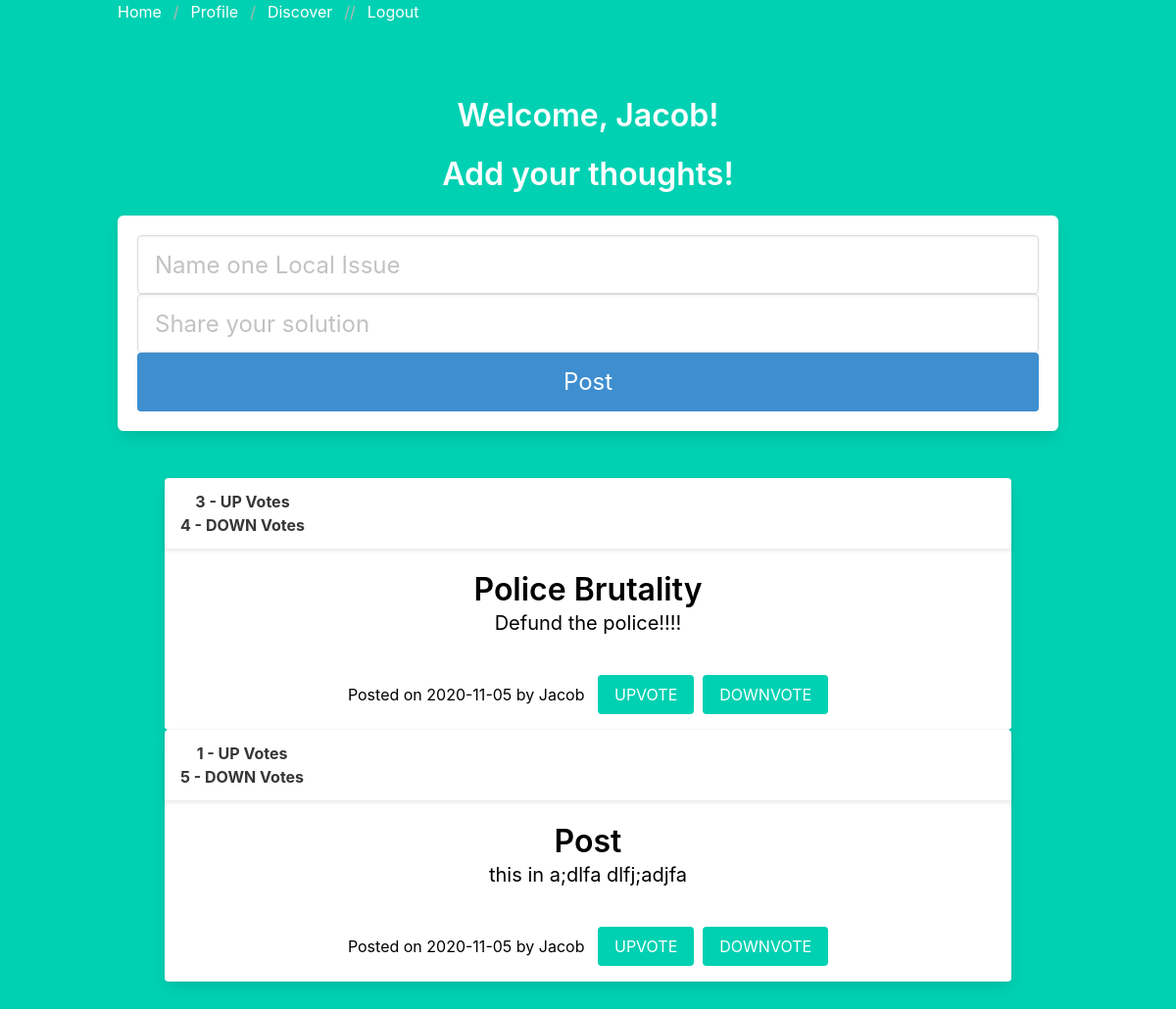
The app's page /profile (signed in) with its own data.
### models.py (models this page shows, shortened)
class User(UserMixin, db.Model):
	__tablename__ = 'user'
	__table_args__ = {'extend_existing': True}
	id = db.Column(db.Integer, primary_key=True)
	email = db.Column(db.String(100), unique=True)
	password = db.Column(db.String(100), unique=True)
	name = db.Column(db.String(1000))
	create_dttm = db.Column(db.DateTime, default= datetime.utcnow)
	posts = db.relationship('Post', backref=db.backref('user', lazy='joined'), lazy=True)

class Post(db.Model):
	__tablename__ = 'post'
	__table_args__ = {'extend_existing': True}
	id = db.Column(db.Integer, primary_key=True)
	title = db.Column(db.String(100), nullable=False)
	body = db.Column(db.Text, nullable=False)
	author = db.Column(db.String(100), nullable=False)
	user_id = db.Column(db.Integer, db.ForeignKey('user.id'), nullable=False)
	create_dttm = db.Column(db.DateTime, default= datetime.utcnow)

### main.py (the view)
@main.route('/profile')
@login_required
def profile():
	try:
		user_posts = Post.query.filter_by(user_id=current_user.id).all()
	except:
		user_posts = ""
	return render_template('profile.html', name =current_user.name, user_id = current_user.id, usr_posts=user_posts, Likes=Likes, Dislikes=Dislikes)

### __init__.py (called while the page is built)
def create_app():
    app = Flask(__name__)
    db_path = os.path.join(os.path.dirname(__file__), 'db.sqlite')
    db_uri = 'sqlite:///{}'.format(db_path)
    app.config['SQLALCHEMY_DATABASE_URI'] = db_uri
    app.config['SECRET_KEY'] = 'secret-key-goes-here'
    db.init_app(app)
    login_manager = LoginManager()
    login_manager.login_view = 'auth.login'
    login_manager.init_app(app)
    from .models import User
    @login_manager.user_loader
    def load_user(user_id):
        return User.query.get(int(user_id))
    from .auth import auth as auth_blueprint
    app.register_blueprint(auth_blueprint)
    from .main import main as main_blueprint
    app.register_blueprint(main_blueprint)
    return app

### templates/profile.html (shortened to what this page needs)
{% extends "base.html" %}
{% block content %}
<h1 class="title">
  Welcome, {{ name }}!
</h1>
<div class="container">
  <h3 class="title">Add your thoughts!</h3>
  <div class="box">
      <form method="POST" action="/create_post">
              <div class="control">
                  <input class="input is-large" type="text" name="title" placeholder="Name one Local Issue" autofocus="">
              </div>
              <div class="control">
                  <input class="input is-large" type="text" name="body" placeholder="Share your solution">
              </div>
          <button class="button is-block is-info is-large is-fullwidth">Post</button>
      </form>
  </div>
</div>
<div class="section">
  {% for post in usr_posts %}
  <div class='container'>
    <div class='card'>
      <header class="card-header">
        <p class="card-header-title">
          {{ Likes.query.filter_by(post_id=post.id).count() }} - UP Votes <br>
          {{ Dislikes.query.filter_by(post_id=post.id).count() }} - DOWN Votes
        </p>
      </header>
      <div class='card-content'>
        <h1 class='title' style='color:black'> {{ post.title }} </h1>
        <p class='subtitle' style='color:black'> {{ post.body }} </p>
      </div>
      <footer class='card-footer-item'>
        <span style='color:black'>
          Posted on {{ post.create_dttm.date() }} by {{ name }} &nbsp;&nbsp;<br>
        </span>
        <br>
        <form action="{{ url_for('main.like_post') }}", method="POST">
            <button class="button is-primary" type="submit" >
                UPVOTE
            </button>
        </form>
        <br>&nbsp;&nbsp;<br>
        <form action="{{ url_for('main.dislike_post') }}", method="POST">
            <button class="button is-primary" type="submit" >
                DOWNVOTE
            </button>
        </form>
      </footer>
  </div>
  </div>
  {% endfor %}
</div>
{% endblock %}

### records on screen
User: name "Jacob"
Post: query.filter_by "3", query.filter_by "4", title "Police Brutality", body "Defund the police!!!!", create_dttm "2020-11-05"
Post: query.filter_by "1", query.filter_by "5", title "Post", body "this in a;dlfa dlfj;adjfa", create_dttm "2020-11-05"
